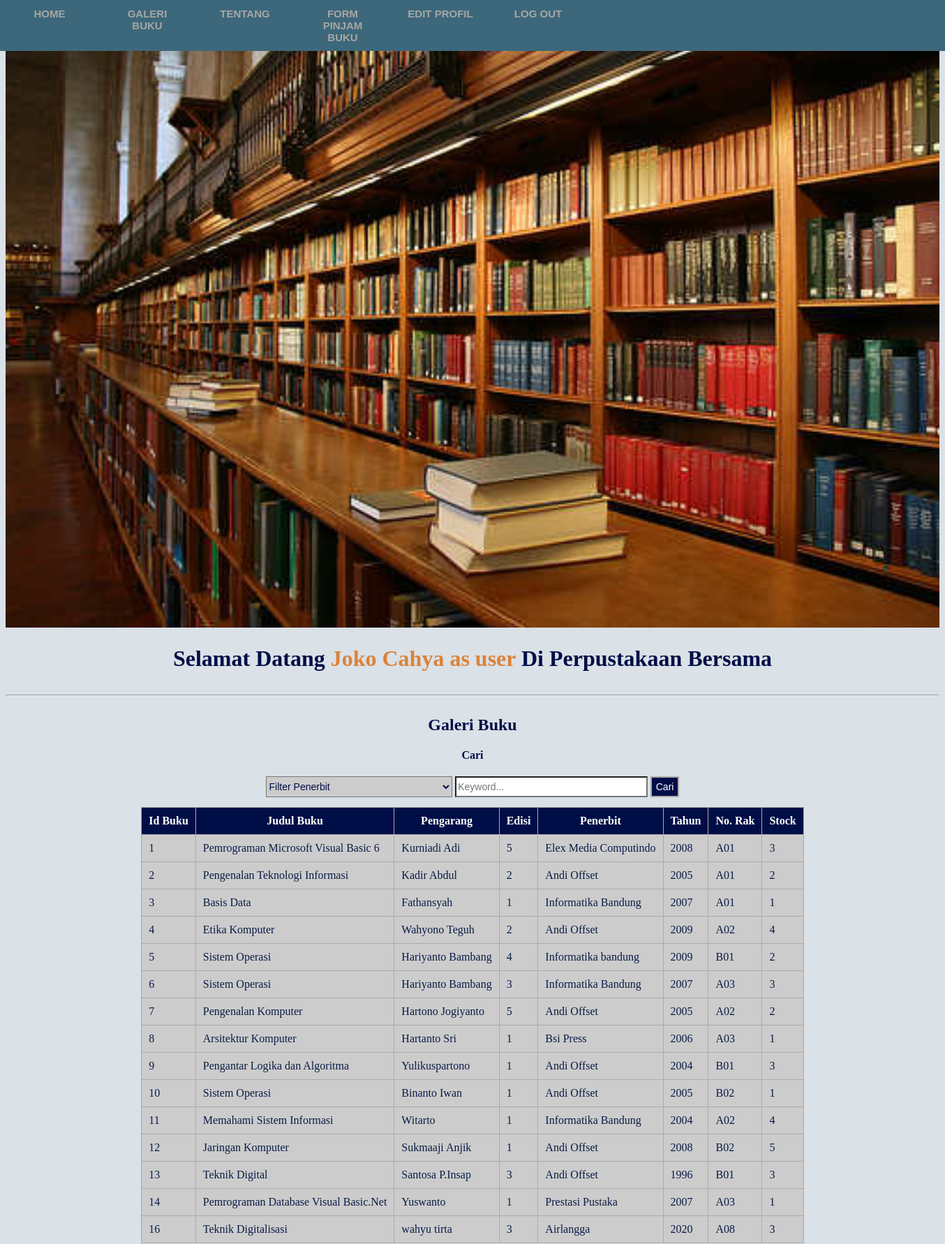
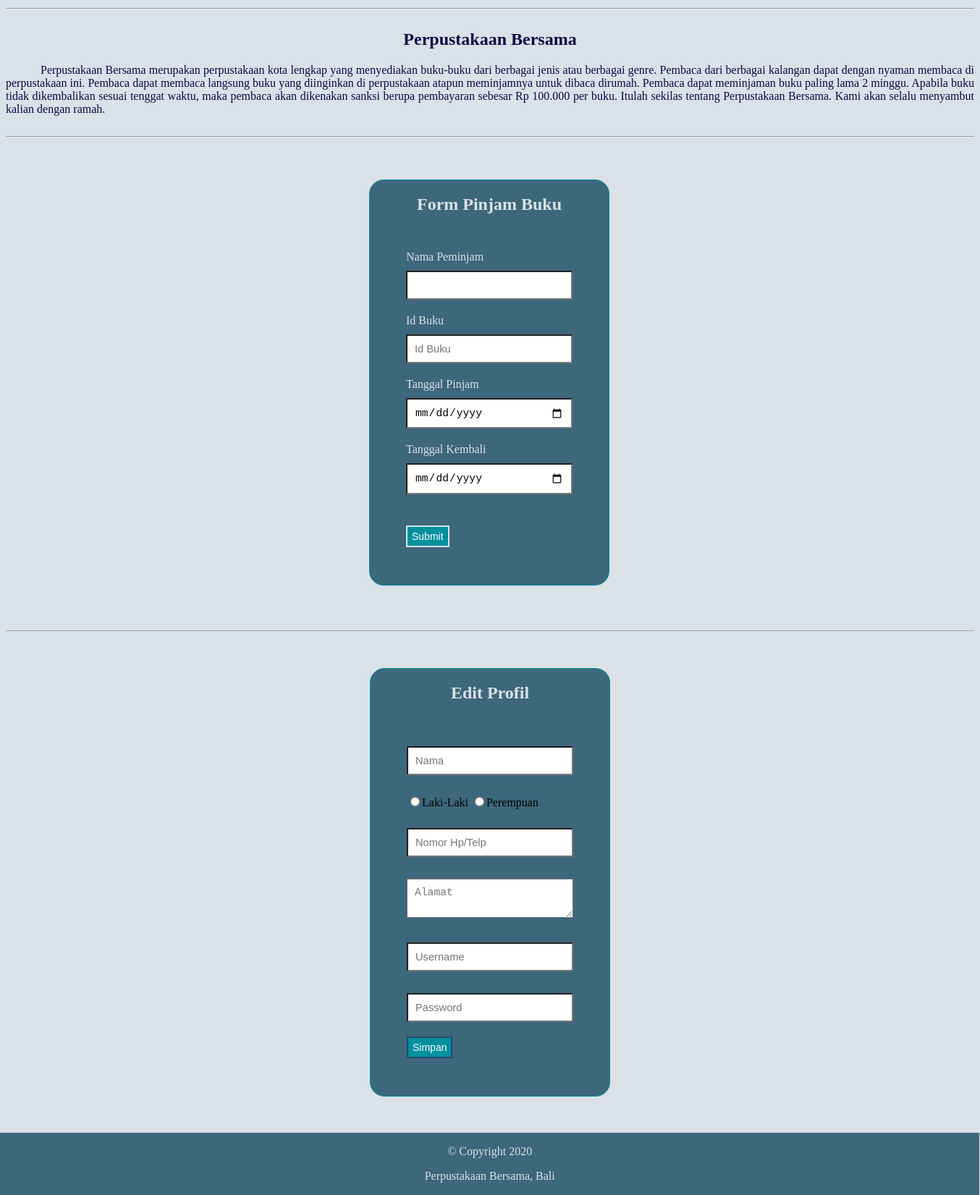
The app's page /index.php (signed in) with its own data (2 pictures, top to bottom).
### tables this page shows
CREATE TABLE `buku` (
  `id_buku` int(11) NOT NULL,
  `judul_buku` varchar(50) NOT NULL,
  `pengarang_buku` varchar(30) NOT NULL,
  `edisi_buku` varchar(5) NOT NULL,
  `penerbit` varchar(30) NOT NULL,
  `tahun_terbit` int(5) NOT NULL,
  `no_rak` varchar(5) NOT NULL,
  `stock_buku` int(3) NOT NULL
);

### index.php (the view, shortened to what this page needs)
<!DOCTYPE html>
<html>
<head>
	<link rel="stylesheet" type="text/css" href="CSS/index.css">
</head>
<body>
	<nav class="navigasi">
        <ul>
            <li><a href="#section1">Home</a></li>
            <li><a href="#section2">Galeri Buku</a></li>
            <li><a href="#section3">Tentang</a></li>
            <li><a href="#section4">Form Pinjam Buku</a></li>
            <li><a href="#section5">Edit Profil</a></li>
            <li><a href="logout.php">Log Out</a></li>
        </ul>
    </nav>
    <div id="section1">
        <img src="Gambar/gedung_perpustakaan.jpg">
        <h1>Selamat Datang <b style="color: #DC8239;"><?php echo $_SESSION['name'];?> as <?php echo $_SESSION['status'];?> </b> Di Perpustakaan Bersama</h1>
    </div>
    <hr>
    <div id="section2">
        <h2>Galeri Buku</h2>
        <?php
            $s_penerbit="";
            $s_keyword="";
            $sort = 'ASC';
            $newsort = 'ASC';
            if (isset($_GET['order'])) {
                $order = $_GET['order'];
                $sort = $_GET['sort'];
                if ($sort == 'DESC') {
                    $newsort = 'ASC';
                }
                else{
                    $newsort = 'DESC';
                }
            }else{
                $order = 'id_buku';
            }
        ?>
        <form method="GET" action="" align="center">
        <h4>Cari</h4>
        <select name="s_penerbit" id="s_penerbit">
            <option value="">Filter Penerbit</option>
        </select>
        <input type="text" name="s_keyword" placeholder="Keyword..." id="s_keyword" value="<?php echo $s_keyword; ?>">
        <button id="search" name="search">Cari</button>
    </form>
    <table align="center" cellpadding="20">
        <thead>
            <tr>
                <th>Id Buku</th>
                <th><a href="?order=judul_buku&&sort=<?php echo $newsort; ?>">Judul Buku</a></th>
                <th><a href="?order=pengarang_buku&&sort=<?php echo $newsort; ?>">Pengarang</a></th>
                <th><a href="?order=edisi_buku&&sort=<?php echo $newsort; ?>">Edisi</a></th>
                <th><a href="?order=penerbit&&sort=<?php echo $newsort; ?>">Penerbit</a></th>
                <th><a href="?order=tahun_terbit&&sort=<?php echo $newsort; ?>">Tahun</a></th>
                <th><a href="?order=no_rak&&sort=<?php echo $newsort; ?>">No. Rak</a></th>
                <th><a href="?order=stock_buku&&sort=<?php echo $newsort; ?>">Stock</a></th>
            </tr>
        </thead>
        <tbody>
            <?php
                include "koneksi.php";
                $search_penerbit = '%'.$s_penerbit.'%';
                $search_keyword = '%'.$s_keyword.'%';
                $query = "SELECT * FROM buku WHERE penerbit LIKE ? AND (judul_buku LIKE ? OR pengarang_buku LIKE ? OR edisi_buku LIKE ? OR tahun_terbit LIKE ? OR no_rak LIKE ? OR stock_buku LIKE ?) ORDER BY $order $sort";
                $buku1 = mysqli_prepare($conn, $query) or die(mysqli_error($conn));
                mysqli_stmt_bind_param($buku1, "sssssss", $search_penerbit, $search_keyword, $search_keyword, $search_keyword, $search_keyword, $search_keyword, $search_keyword);
                mysqli_stmt_execute($buku1);
                $hasil = mysqli_stmt_get_result($buku1);
                if (mysqli_num_rows($hasil) > 0) {
                    while ($rows = mysqli_fetch_assoc($hasil)) {
                        $id_buku = $rows['id_buku'];
                        $judul_buku = $rows['judul_buku'];
                        $pengarang_buku = $rows['pengarang_buku'];
                        $edisi_buku = $rows['edisi_buku'];
                        $penerbit = $rows['penerbit'];
                        $tahun_terbit = $rows['tahun_terbit'];
                        $no_rak = $rows['no_rak'];
                        $stock_buku = $rows['stock_buku'];
            ?>
                <tr>
                    <td><?php echo $id_buku; ?></td>
                    <td><?php echo $judul_buku; ?></td>
                    <td><?php echo $pengarang_buku; ?></td>
                    <td><?php echo $edisi_buku; ?></td>
                    <td><?php echo $penerbit; ?></td>
                    <td><?php echo $tahun_terbit; ?></td>
                    <td><?php echo $no_rak; ?></td>
                    <td><?php echo $stock_buku; ?></td>
                </tr>
                <?php } } else { ?>
                <tr>
                    <td colspan="9" align="center">Tidak Ada Data Ditemukan</td>
                </tr>
                <?php } ?>
        </tbody>
    </table>
    </div>
    <hr>
    <div id="section3">
        <h2>Perpustakaan Bersama</h2>
        <p> Perpustakaan Bersama merupakan perpustakaan kota lengkap yang menyediakan buku-buku dari berbagai jenis atau berbagai genre. Pembaca dari berbagai kalangan dapat dengan nyaman membaca di perpustakaan ini. Pembaca dapat membaca langsung buku yang diinginkan di perpustakaan atapun meminjamnya untuk dibaca dirumah. Pembaca dapat meminjaman buku paling lama 2 minggu. Apabila buku tidak dikembalikan sesuai tenggat waktu, maka pembaca akan dikenakan sanksi berupa pembayaran sebesar Rp 100.000 per buku. Itulah sekilas tentang Perpustakaan Bersama. Kami akan selalu menyambut kalian dengan ramah.</p>
    </div>
    <hr>
    <div id="section4">
       <h2 align="center">Form Pinjam Buku</h2>
       <form method="POST" action="pinjam.php">
            <label>Nama Peminjam</label><br>
            <input type="text" id="nama_pinjam" name="nama_pinjam" value="<?php echo $_SESSION['username'];?>"><br>
            <label>Id Buku</label><br>
            <input type="text" id="id_buku" name="id_buku" placeholder="Id Buku"></td><br>
            <label>Tanggal Pinjam</label><br>
            <input type="date" id="tgl_pinjam" name="tgl_pinjam"></td><br>
            <label>Tanggal Kembali</label><br>
            <input type="date" id="tgl_kembali" name="tgl_kembali"></td><br>
            <input type="submit" id="pinjam" name="pinjam" value="Submit"></td><br>
       </form>
    </div>
    <hr>
    <div id="section5">
        <h2>Edit Profil</h2>
        <form method="POST" action="edit_profil.php">
            <input type="text" name="nama" placeholder="Nama">
            <input type="radio" name="jk" value="Laki-Laki">Laki-Laki
            <input type="radio" name="jk" value="Perempuan">Perempuan
            <input type="text" name="no_hp" placeholder="Nomor Hp/Telp"></td>
            <textarea name="alamat" placeholder="Alamat"></textarea></td>
            <input type="text" name="user" placeholder="Username"></td>
            <input type="password" name="pass" placeholder="Password"></td>
            <input type="submit" name="simpan" value="Simpan"></td>
        </form>
    </div>
    <footer>
        <p>&copy Copyright 2020</p>
        <p>Perpustakaan Bersama, Bali</p>
    </footer>
</body>
</html>

### CSS/index.css (style rules this page uses)
* { background-color: #dae1e7; scroll-behavior: smooth; }
.navigasi ul { border: 1px solid #3d677b; padding: 0; margin: 0; list-style: none; font-family: Arial, Helvetica, sans-serif; font-size: 15px; font-weight: bold; width: 100%; background-color: #3d677b; overflow: hidden; position: fixed; top: 0; left: 0; }
.navigasi li { float: left; }
.navigasi li a { display: block; color: #a6a7a3; text-align: center; padding: 10px 20px; text-decoration: none; text-transform: uppercase; font-weight: bold; width: 100px; background-color: #3d677b; }
#section1, #section2, #section3, #section4 { display: inline-block; width: 100%; overflow: hidden; }
#section1 img { width: 100%; }
#section1 h1 { text-align: center; color: #000e47; }
#section2 table { border-collapse: collapse; }
#section2 h2, h4 { text-align: center; color: #000e47; }
#section2 th { background-color: #000e47; border: 1px solid #aaaaaa; text-align:left; color:#ffffff; padding: 10px; text-align: center; }
#section2 th a { background-color: #000e47; text-decoration: none; color: #ffffff; }
#section2 td { background-color: #cccccc; border: 1px solid #aaaaaa; padding: 10px; color: #091b45; }
#section2 form { text-align: center; }
#section2 form select { width: 20%; height: 30px; font-size: 14px; margin-bottom: 1%; cursor: pointer; background-color: #cccccc; color: #000e47; }
#section2 form input[type=text] { width: 20%; height: 24px; font-size: 14px; margin-bottom: 1%; background-color: white; }
#section2 form button { width: auto; height: 30px; font-size: 14px; margin-bottom: 1%; background-color: #000e47; color:#ffffff; border: 2px solid #aaaaaa; cursor: pointer; }
#section3 { color: #000e47; }
#section3 h2 { text-align: center; }
#section3 p { text-align: justify; text-indent: 0.5in; }
#section4 { border: 1px solid #00909e; height: auto; width: 330px; margin: 50px 502px; background-color: #3d677b; border-radius: 20px; }
#section4 form { margin: 50px 50px; background-color: #3d677b; }
#section4 label { font-size: 16px; color: #dae1e7; background-color: #3d677b; }
#section4 h2 { text-align: center; color: #dae1e7; background-color: #3d677b; }
#section4 form input[type=text] { box-sizing : border-box; width: 100%; padding: 10px; font-size: 11pt; margin-top: 10px; margin-bottom: 20px; background-color: white; }
#section4 form input[type=submit] { width: auto; height: 30px; font-size: 14px; margin-bottom: 1%; background-color: #00909e; color:#ffffff; border: 2px solid #dae1e7; cursor: pointer; margin-top: 10%; }
#section4 input[type=date] { box-sizing : border-box; width: 100%; padding: 10px; font-size: 11pt; margin-top: 10px; margin-bottom: 20px; background-color: white; }
#section5 { border: 1px solid #00909e; height: auto; width: 330px; margin: 50px auto; background-color: #3d677b; border-radius: 20px; }
#section5 h2 { text-align: center; color: #dae1e7; background-color: #3d677b; }
#section5 form { margin: 50px 50px; background-color: #3d677b; }
#section5 form input[type=text] { box-sizing : border-box; width: 100%; padding: 10px; font-size: 11pt; margin-top: 10px; margin-bottom: 20px; background-color: white; }
#section5 form input[type=password] { box-sizing : border-box; width: 100%; padding: 10px; font-size: 11pt; margin-top: 10px; margin-bottom: 20px; background-color: white; }
#section5 form input[type=submit] { width: auto; height: 30px; font-size: 14px; margin-bottom: 1%; background-color: #00909e; color:#ffffff; border: 2px solid #27496d; cursor: pointer; }
#section5 form textarea { box-sizing : border-box; width: 100%; padding: 10px; font-size: 11pt; margin-top: 10px; margin-bottom: 20px; background-color: white; }
#section5 form input[type=radio] { margin-top: 10px; margin-bottom: 20px; color: white; }
footer { border: 1px solid #3d677b; width: 101%; height: 100%; background-color: #3d677b; position: relative; bottom: 0; left: 0; right: 0; margin-left: -8px; margin-bottom: -8px; }
footer p { text-align: center; background-color: #3d677b; color: #dae1e7; }

### records on screen
buku: id_buku "1", judul_buku "Pemrograman Microsoft Visual Basic 6", pengarang_buku "Kurniadi Adi", edisi_buku "5", penerbit "Elex Media Computindo", tahun_terbit "2008", no_rak "A01", stock_buku "3"
buku: id_buku "2", judul_buku "Pengenalan Teknologi Informasi", pengarang_buku "Kadir Abdul", edisi_buku "2", penerbit "Andi Offset", tahun_terbit "2005", no_rak "A01", stock_buku "2"
buku: id_buku "3", judul_buku "Basis Data", pengarang_buku "Fathansyah", edisi_buku "1", penerbit "Informatika Bandung", tahun_terbit "2007", no_rak "A01", stock_buku "1"
buku: id_buku "4", judul_buku "Etika Komputer", pengarang_buku "Wahyono Teguh", edisi_buku "2", penerbit "Andi Offset", tahun_terbit "2009", no_rak "A02", stock_buku "4"
buku: id_buku "5", judul_buku "Sistem Operasi", pengarang_buku "Hariyanto Bambang", edisi_buku "4", penerbit "Informatika bandung", tahun_terbit "2009", no_rak "B01", stock_buku "2"
buku: id_buku "6", judul_buku "Sistem Operasi", pengarang_buku "Hariyanto Bambang", edisi_buku "3", penerbit "Informatika Bandung", tahun_terbit "2007", no_rak "A03", stock_buku "3"
buku: id_buku "7", judul_buku "Pengenalan Komputer", pengarang_buku "Hartono Jogiyanto", edisi_buku "5", penerbit "Andi Offset", tahun_terbit "2005", no_rak "A02", stock_buku "2"
buku: id_buku "8", judul_buku "Arsitektur Komputer", pengarang_buku "Hartanto Sri", edisi_buku "1", penerbit "Bsi Press", tahun_terbit "2006", no_rak "A03", stock_buku "1"
buku: id_buku "9", judul_buku "Pengantar Logika dan Algoritma", pengarang_buku "Yulikuspartono", edisi_buku "1", penerbit "Andi Offset", tahun_terbit "2004", no_rak "B01", stock_buku "3"
buku: id_buku "10", judul_buku "Sistem Operasi", pengarang_buku "Binanto Iwan", edisi_buku "1", penerbit "Andi Offset", tahun_terbit "2005", no_rak "B02", stock_buku "1"
buku: id_buku "11", judul_buku "Memahami Sistem Informasi", pengarang_buku "Witarto", edisi_buku "1", penerbit "Informatika Bandung", tahun_terbit "2004", no_rak "A02", stock_buku "4"
buku: id_buku "12", judul_buku "Jaringan Komputer", pengarang_buku "Sukmaaji Anjik", edisi_buku "1", penerbit "Andi Offset", tahun_terbit "2008", no_rak "B02", stock_buku "5"
buku: id_buku "13", judul_buku "Teknik Digital", pengarang_buku "Santosa P.Insap", edisi_buku "3", penerbit "Andi Offset", tahun_terbit "1996", no_rak "B01", stock_buku "3"
buku: id_buku "14", judul_buku "Pemrograman Database Visual Basic.Net", pengarang_buku "Yuswanto", edisi_buku "1", penerbit "Prestasi Pustaka", tahun_terbit "2007", no_rak "A03", stock_buku "1"
buku: id_buku "16", judul_buku "Teknik Digitalisasi", pengarang_buku "wahyu tirta", edisi_buku "3", penerbit "Airlangga", tahun_terbit "2020", no_rak "A08", stock_buku "3"

### other values on screen
$_SESSION['name'] "Joko Cahya"
$_SESSION['status'] "user"
